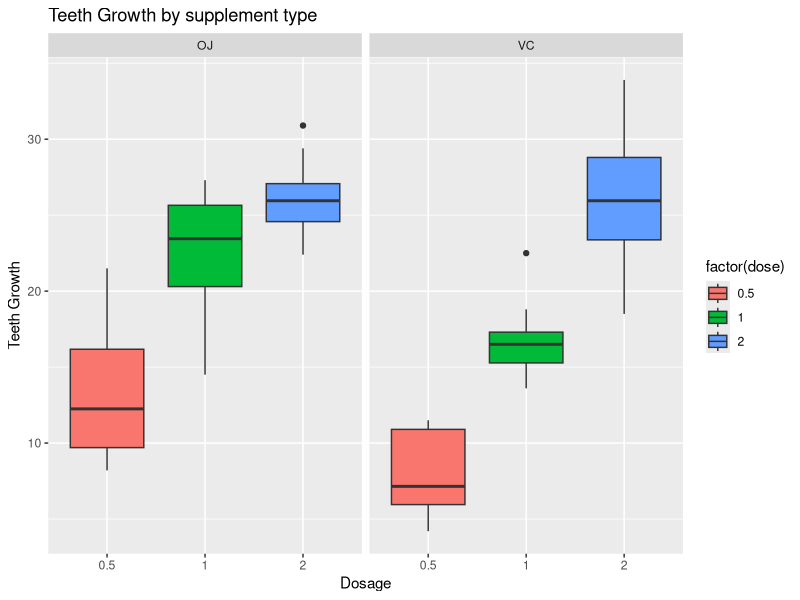

Write the R code that produced this figure. (Note: this script raises an error after producing the figure.)
## ---- chunk 1
library(ggplot2)
## ---- chunk 2
library(datasets)
data(ToothGrowth)
## ---- chunk 3
dim(ToothGrowth)
## ---- chunk 4
str(ToothGrowth)
## ---- chunk 5
sum(is.na(ToothGrowth))
## ---- chunk 6
head(ToothGrowth)
## ---- chunk 7
ggplot(ToothGrowth, aes(x=factor(dose), y=len, fill=factor(dose))) +
  geom_boxplot() + 
  facet_grid(.~supp) +
  xlab("Dosage") +   
  ylab("Teeth Growth") +  
  ggtitle("Teeth Growth by supplement type")
## ---- chunk 8
dose_05 <-subset(ToothGrowth, dose %in% c(0.5, 1.0))
dose_1 <-subset(ToothGrowth, dose %in% c(0.5, 2.0))
dose_2 <-subset(ToothGrowth, dose %in% c(1.0, 2.0))
## ---- chunk 9
t.test(len~dose, data=dose_05, paired=FALSE)
## ---- chunk 10
t.test(len~dose, data=dose_1, paired=FALSE)
## ---- chunk 11
t.test(len~dose, data=dose_2, paired=FALSE)
## ---- chunk 12
t.test(len ~ supp, paired = F, var.equal = F, data = ToothGrowth)
